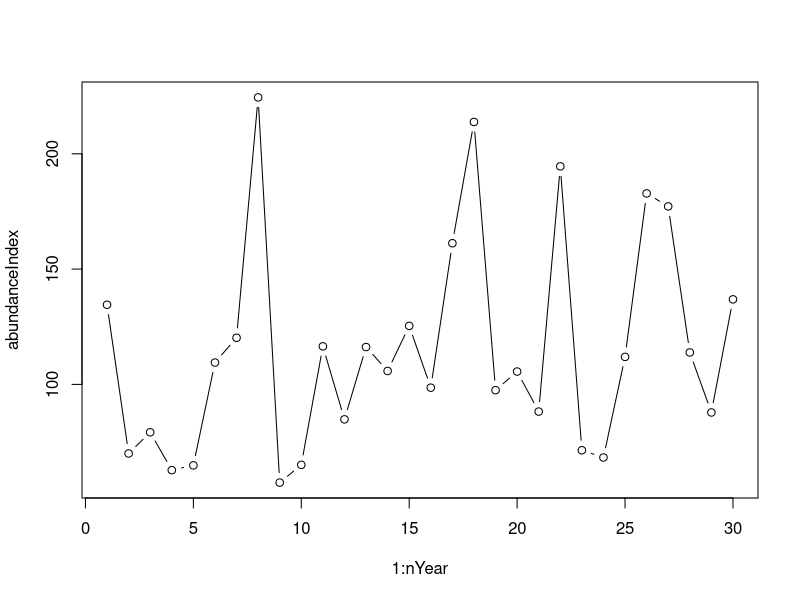
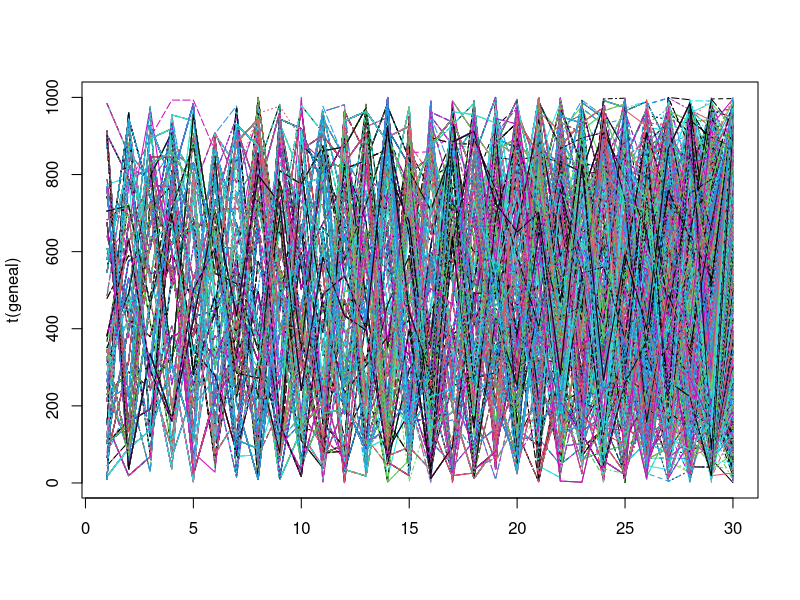
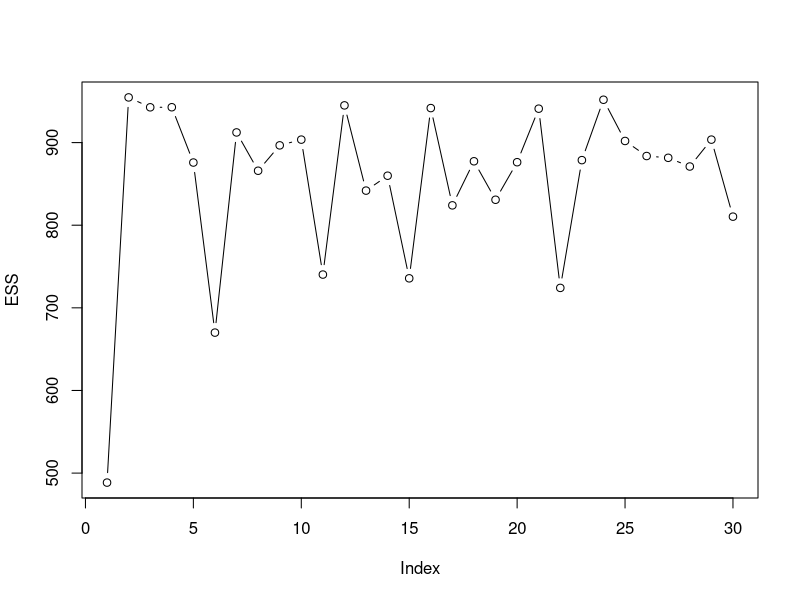
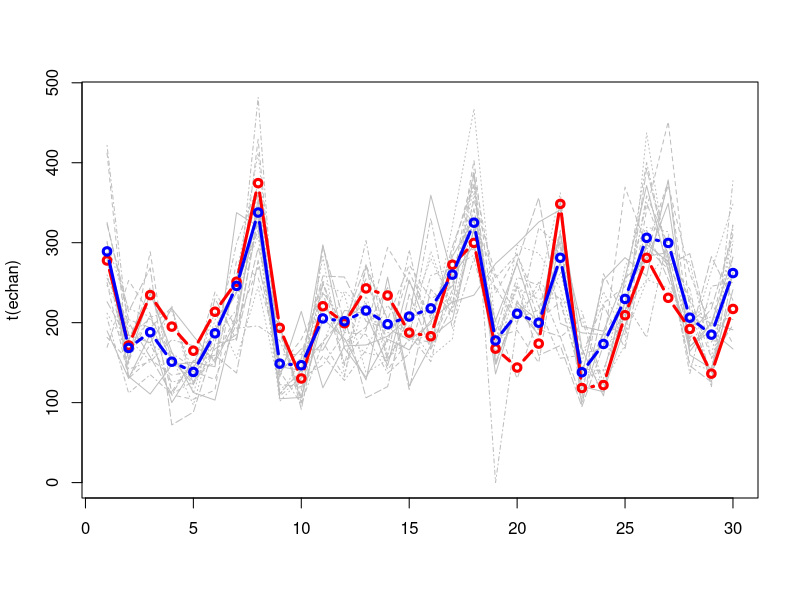

Generate these figures, in order, with R:
nYear=30; 
biomass <- rep(NA,nYear); capt <- rep(NA,nYear)
K=300; 
r = 1.02; 
q=0.5

set.seed(15); 
#set.seed(sample(1:100,1))
sigmaBiomass <- 0.3 
biomass[1] <- rnorm(1,mean = 0.9*K,sd=K/10)
capt[1] <- runif(1,0.1,0.5)*biomass[1]
for (year in 2:nYear){
  Bk <- biomass[year-1]; 
  capt[year-1] <- runif(1,0.1,0.5)*Bk
  innov = rnorm(1,mean=-sigmaBiomass^2/2,sd = sigmaBiomass)
  biomass[year] <- ((Bk+r*Bk*(1-Bk/K))-capt[year-1])*exp(innov)
  capt[year] <- runif(1,0.1,0.5)*biomass[year]
}

obs_error <- rnorm(nYear,mean =-sigmaBiomass^2/2,sd = sigmaBiomass)
abundanceIndex<- q*biomass*exp(obs_error)

plot(1:nYear,abundanceIndex,type='b')



################ FILTRAGE 
M = 1000; 
xi <- matrix(NA,M,nYear)
w <- matrix(NA,M,nYear)
xi[,1] <-abundanceIndex[1]/q*exp(-rnorm(M,mean =-sigmaBiomass^2/2,sd = sigmaBiomass))
ww =dnorm(xi[,1],mean = 0.9*K,sd=K/10,log=TRUE)
w[,1] = exp(ww-mean(ww))/sum(exp(ww-mean(ww)))


#plot(density(xi[,1],weights = w[,1]))
#abline(v=biomass[1])
#lines(density(xi[,1]),col='red')
ESS = rep(0,nYear)
ESS[1] = 1/sum(w[,1]^2)

geneal = matrix(0,M,nYear)
geneal[,1] = 1:M
for (t in 2:nYear){
  
  S = sample(1:M,M,replace=TRUE,prob=w[,t-1])
  geneal = geneal[S,]
  geneal[,t] = 1:M
  
  xi_previous = xi[S,t-1]
     
  omega.proposal.t <- sigmaBiomass^2/2 
  
  mean.prior = (xi_previous+r*xi_previous*(1-xi_previous/K)-capt[t-1])
  cond = which(mean.prior>0)
  if(length(cond)<M){w[-cond,t] = 0}
  mu.0= log(mean.prior[cond])- sigmaBiomass^2/2
  mu.proposal.t <- (mu.0 + (log(abundanceIndex[t])-log(q)+sigmaBiomass^2/2))/2

  
  xi[cond,t] = rlnorm(length(cond),meanlog = mu.proposal.t,sdlog = sqrt(omega.proposal.t))
  xi[-cond,t]=0
  update = dlnorm(abundanceIndex[t]/(q*xi[cond,t]), meanlog=-sigmaBiomass^2/2,sdlog = sigmaBiomass,log=TRUE)
  update2 = dlnorm(xi[cond,t]/mean.prior[cond], meanlog=-sigmaBiomass^2/2,sdlog = sigmaBiomass,log=TRUE)
  update3 = dlnorm(xi[cond,t],meanlog = mu.proposal.t,sdlog = sqrt(omega.proposal.t),log = TRUE)
  log.ww <-  update + update2- update3
  w[cond,t] = exp(log.ww-max(log.ww))/sum( exp(log.ww-max(log.ww)))
  ESS[t]  = 1/sum(w[,t]^2)
  
}
#####
matplot(t(geneal),type='l')
plot(ESS,type='b')
mean_filtr = colMeans(xi[sample(1:M,M,replace=TRUE,prob=w[,30]),])
S = sample(1:M,20,replace=TRUE,prob=w[,30])

echan = xi[S,]
matplot(t(echan),type='l',col='grey')
lines(biomass,lwd=3,col='red',type='b')
lines(mean_filtr,lwd=3,col='blue',type='b')


############### LISSAGE
### calcul des poids de lissage

# 
l=29
xi_l= xi[,l]; xi_lp1 = xi[,l+1]
kernel_m = function(xi_l,xi_lp1,l){
  M  = length(xi_lp1)
  logmean = xi_l+r*xi_l*(1-xi_l/K)-capt[l]
  ld = vapply(1:M,function(i){dlnorm(xi_lp1[i]/logmean,meanlog=-sigmaBiomass^2/2,sdlog = sigmaBiomass)},rep(1,M))
  return(ld)
}

wliss = matrix(0,M,nYear)
wliss[,nYear] = w[,nYear]
for (l in (nYear-1):1){
  m =kernel_m(xi[,l],xi[,l+1],l)
  G = matrix(matrix(w[,l],nrow=1)%*%m,M,M,byrow=TRUE)
  wliss[,l]=w[,l]*(m/G)%*%  wliss[,l+1]
   
}
colSums(wliss)  
# 
#   
#   
  
  